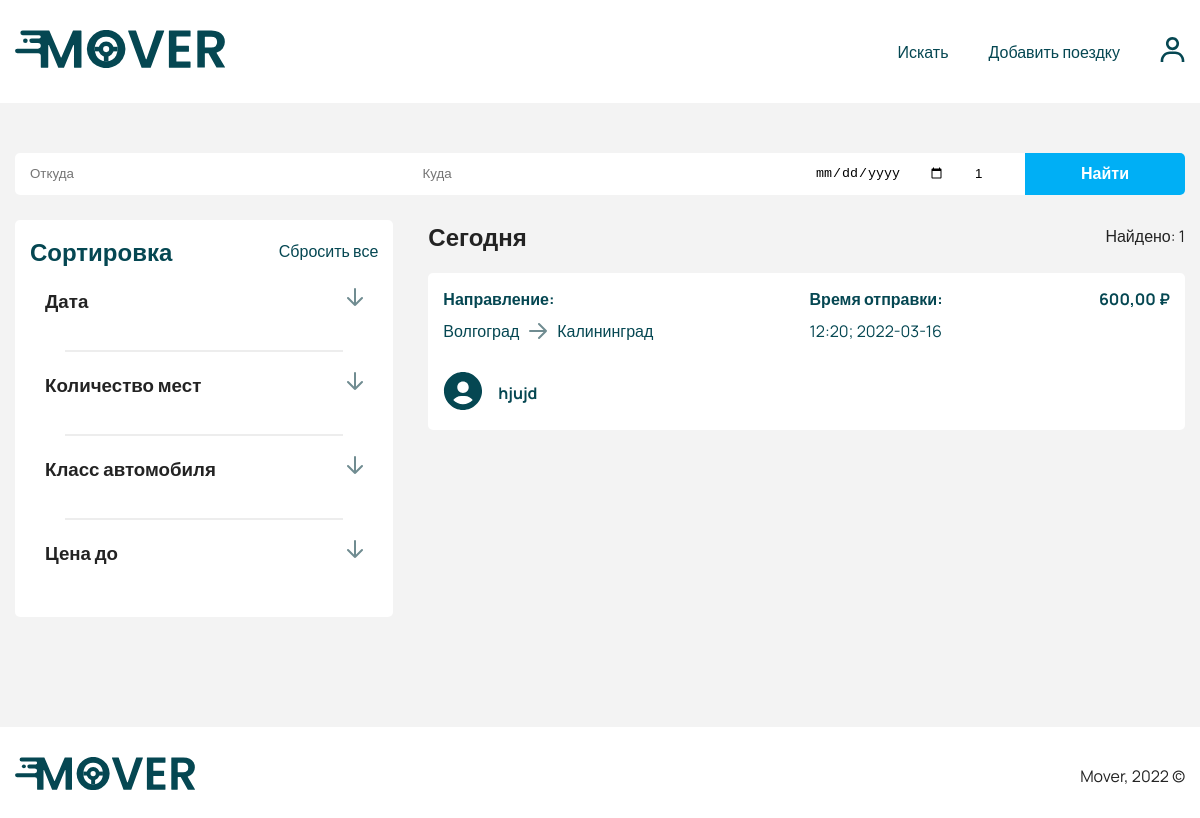
The page /search.php on the database as committed earlier.
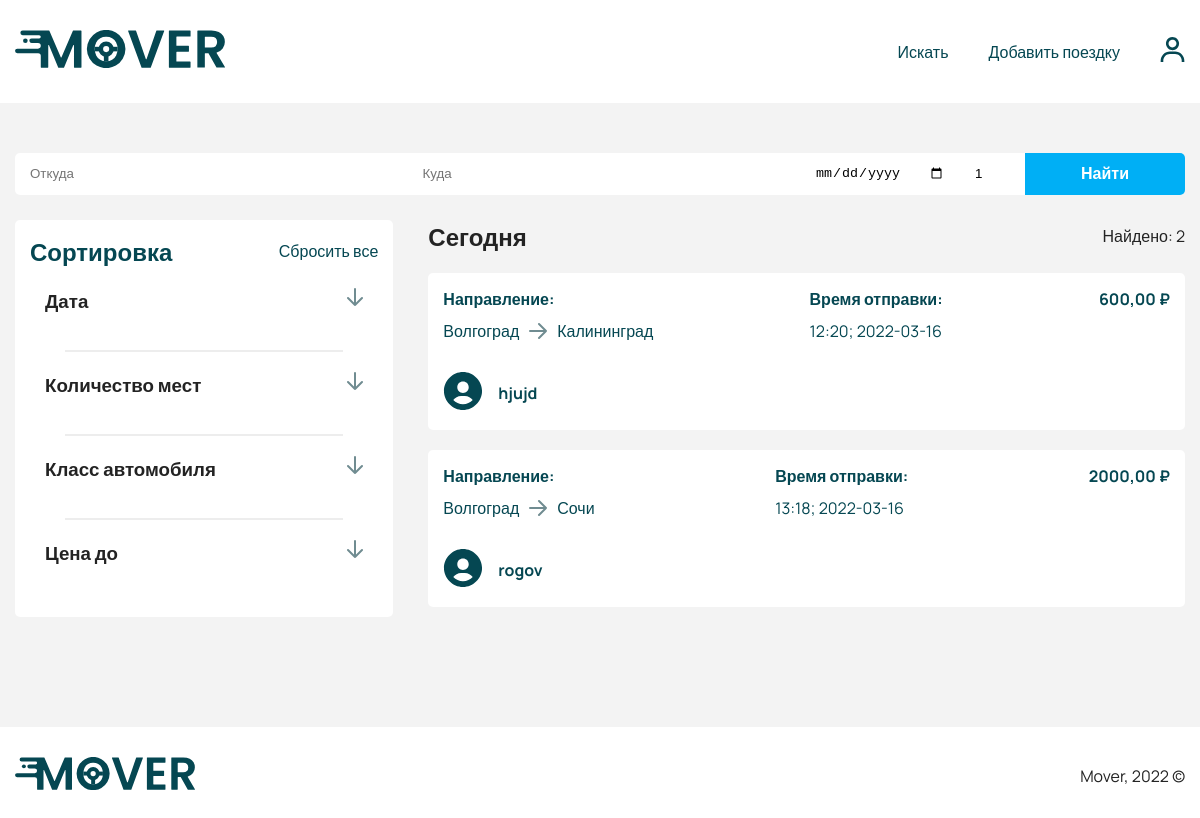
The same page on the database as committed later.
### tables this page shows
CREATE TABLE `trip` (
  `id` int(11) NOT NULL,
  `from` varchar(255) DEFAULT NULL,
  `to` varchar(255) DEFAULT NULL,
  `time` varchar(255) DEFAULT NULL,
  `date` varchar(255) DEFAULT NULL,
  `price` int(11) DEFAULT '0',
  `car_seats` int(11) DEFAULT NULL,
  `car_id` int(11) DEFAULT NULL,
  `user_id` int(11) DEFAULT NULL,
  `status_id` int(11) NOT NULL DEFAULT '1',
  `created_at` timestamp NOT NULL DEFAULT CURRENT_TIMESTAMP
);

CREATE TABLE `users` (
  `id` int(11) NOT NULL,
  `email` varchar(255) DEFAULT NULL,
  `password` varchar(255) DEFAULT NULL,
  `phone` varchar(255) DEFAULT NULL,
  `first_name` varchar(255) DEFAULT NULL,
  `last_name` varchar(255) DEFAULT NULL,
  `mid_name` varchar(255) DEFAULT NULL,
  `photo_url` varchar(255) DEFAULT 'user.svg',
  `rides` int(11) DEFAULT '0',
  `rating` double DEFAULT NULL,
  `car_id` int(11) DEFAULT '426',
  `role_id` int(11) DEFAULT '1',
  `created_at` timestamp NULL DEFAULT CURRENT_TIMESTAMP
);

### app/QueryDataBase.php (called while the page is built, shortened)
<?php
class QueryDataBase
{
    protected $link;
    private function connect(): void
    {
        try {
            $host = "localhost";
            $dbname = "mover_db";
            $username = "root";
            $password = "";
            $dsn = "mysql:host=$host;dbname=$dbname;charset=utf8;";
        } catch (PDOException $err) {
            die("Ошибка выполнения скрипта: " . $err->getMessage());
        }
    }
    public function query(string $sql)
    {
        $statement = $this->getLink()->prepare($sql);
        $statement->execute();
        return $statement;
    }
    public function getLink()
    {
        return $this->link;
    }
    public function setLink($link): QueryDataBase
    {
        $this->link = $link;
        return $this;
    }
}

### search.php (the view, shortened to what this page needs)
<?php
require('app/QueryDataBase.php');
$database = new QueryDataBase();
require('app/models/Trip.php');
?>
<!doctype html>
<html lang="en">
<head>
    <?php require('app/snippets/head.php'); ?>
</head>
<body>
<?php require('app/snippets/header.php'); ?>
<section class="section section-single search">
    <div class="container">
        <header class="search-header">
            <form action="?" class="form banner-form search-form" method="post" name="search">
                <input type="text" class="input banner__input first" name="from" placeholder="Откуда">
                <input type="text" class="input banner__input" name="to" placeholder="Куда">
                <input type="date" class="input banner__input" name="date">
                <input type="text" class="input banner__input" name="quantity" value="1">
                <button class="button banner__button last">Найти</button>
            </form>
        </header>
        <div class="section-content search-content">
            <div class="grid search-grid">
                <div class="filter">
                    <ul class="accordion filter-accordion">
                        <div class="filter-header">
                            <h2 class="filter__title">Сортировка</h2>
                            <a href="#" class="filter__reset">Сбросить все</a>
                        </div>
                        <li class="accordion-item">
                            <div class="accordion-header">
                                <h3 class="accordion-header__title">
                                    Дата
                                </h3>
                                <div class="accordion__button">
                                    <img src="assets/images/icons/down-arrow.svg" alt="arrow" class="accordion__arrow">
                                </div>
                            </div>
                            <div class="accordion-content">
                                <p class="accordion-content__text">
                                    <input type="date" class="input form__input" id="routeDate" placeholder=" ">
                                </p>
                            </div>
                        </li>
                        <hr>
                        <li class="accordion-item">
                            <div class="accordion-header">
                                <h3 class="accordion-header__title">
                                    Количество мест
                                </h3>
                                <div class="accordion__button">
                                    <img src="assets/images/icons/down-arrow.svg" alt="arrow" class="accordion__arrow">
                                </div>
                            </div>
                            <div class="accordion-content">
                                <select class="input form__input">
                                    <option value="1">1</option>
                                </select>
                            </div>
                        </li>
                        <hr>
                        <li class="accordion-item">
                            <div class="accordion-header">
                                <h3 class="accordion-header__title">
                                    Класс автомобиля
                                </h3>
                                <div class="accordion__button">
                                    <img src="assets/images/icons/down-arrow.svg" alt="arrow" class="accordion__arrow">
                                </div>
                            </div>
                            <div class="accordion-content">
                                <select class="input form__input">
                                    <option value="Эконом">Эконом</option>
                                </select>
                            </div>
                        </li>
                        <hr>
                        <li class="accordion-item">
                            <div class="accordion-header">
                                <h3 class="accordion-header__title">
                                    Цена до
                                </h3>
                                <div class="accordion__button">
                                    <img src="assets/images/icons/down-arrow.svg" alt="arrow" class="accordion__arrow">
                                </div>
                            </div>
                            <div class="accordion-content">
                                <div class="form__group">
                                    <input type="input" class="input form__input" id="routePrice" placeholder=" ">
                                </div>
                            </div>
                        </li>
                    </ul>
                </div>
                <div class="result">
                    <?php $trips = $database->query("SELECT *, trip.id AS trip_id FROM `trip` INNER JOIN `users` ON `trip`.`user_id` = `users`.`id` WHERE trip.car_seats > 0")->fetchAll(PDO::FETCH_ASSOC); ?>
                    <ul class="result-wrapper">
                        <li class="result-info">
                            <h2 class="result__title">Сегодня</h2>
                            <p class="result__num">Найдено: <?php echo count($trips); ?></p>
                        </li>
                        <?php foreach ($trips as $trip): ?>
                        <a href="/trip.php?id=<?php echo $trip['trip_id']; ?>">
                            <li class="route">
                                <header class="route-header">
                                    <div class="route-info">
                                        <h4 class="route__title">Направление:</h4>
                                        <div class="route-way">
                                            <p class="route-dist"><?php echo $trip['from']; ?></p>
                                            <img src="assets/images/icons/arrow.svg" alt="arrow" class="arrow">
                                            <p class="route-dist"><?php echo $trip['to']; ?></p>
                                        </div>
                                    </div>
                                    <div class="route-duration">
                                        <h4 class="route__title">Время отправки:</h4>
                                        <p class="route__duration"><?php echo $trip['time']; ?>; <?php echo $trip['date']; ?></p>
                                    </div>
                                    <p class="price route-price"><?php echo $trip['price']; ?>,00 ₽</p>
                                </header>
                                <footer class="route-footer">
                                    <div class="user">
                                        <div class="user-photo">
                                            <img src="assets/images/avatar/<?php echo $trip['photo_url']; ?>" alt="avatar" class="user__img">
                                        </div>
                                        <div class="user-info">
                                            <h4 class="user__name"><?php echo $trip['first_name']; ?></h4>
                                        </div>
                                    </div>
                                </footer>
                            </li>
                        </a>
                        <?php endforeach; ?>
                    </ul>
                </div>
            </div>
        </div>
    </div>
</section>
<footer class="footer">
    <div class="container">
        <div class="footer-content">
            <div class="footer-logo">
                <img src="assets/images/icons/logo.svg" alt="logo" class="logo">
            </div>
            <p class="footer__text">Mover, 2022 &copy;</p>
        </div>
    </div>
</footer>
</body>
</html>

### app/snippets/head.php (shortened to what this page needs)
<link rel="stylesheet" href="assets/css/style.css">

### app/snippets/header.php (shortened to what this page needs)
<header class="header" id="header">
    <div class="container">
        <div class="header-content">
            <div class="logo-wrapper">
                <img src="assets/images/icons/logo.svg" alt="logo" class="logo">
            </div>
            <nav class="nav">
                <ul class="header-menu">
                    <li class="menu__item menu-item">
                        <a href="/search.php" class="menu-item__link">Искать</a>
                    </li>
                    <li class="menu__item menu-item">
                        <a href="/create-trip.php" class="menu-item__link">Добавить поездку</a>
                    </li>
                    <li class="menu__item menu-item dropdown">
                        <a class="menu-item__link nav-link dropdown-toggle" data-bs-toggle="dropdown" href="#"
                           role="button"
                           aria-expanded="false"><img src="assets/images/icons/user.svg" alt="logo"
                                                      class="menu-item__img">
                        </a>
                    </li>
                </ul>
            </nav>
        </div>
    </div>
</header>

Rows that differ between the two databases and show on the page:
added trip: from "Волгоград", to "Сочи", time "13:18", date "2022-03-16", price "2000", user.photo_url (placeholder picture), user.first_name "rogov"
Other text that changed with them:
count($trips): "1" → "2"
